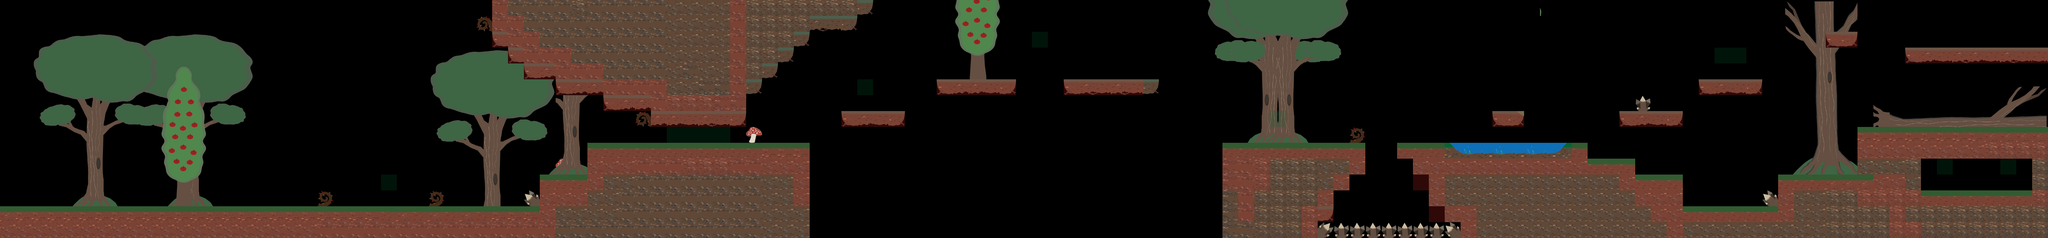

This game map was drawn from its Tiled (.tmx) file and the tilesets committed beside it. A one-line description and the trimmed map source follow:
An orthogonal 129x15 tile map with 72x72 px tiles, 3 tile layers (Background_layer, Foreground_layer, Meta_layer), 2 tilesets.

<map version="1.0" orientation="orthogonal" renderorder="right-down" width="129" height="15" tilewidth="72" tileheight="72" nextobjectid="1">
 <tileset firstgid="1" name="Tileset" tilewidth="72" tileheight="72">
  <image source="Spritesheet03.png" width="512" height="512" />
  <tile id="18">
   <properties>
    <property name="Collectible" value="true" />
   </properties>
  </tile>
  <tile id="19">
   <properties>
    <property name="Collision" value="true" />
   </properties>
  </tile>
  <tile id="21">
   <properties>
    <property name="Hazard" value="true" />
   </properties>
  </tile>
  <tile id="23">
   <properties>
    <property name="Thorn" value="true" />
   </properties>
  </tile>
  <tile id="24">
   <properties>
    <property name="ThornUp" value="true" />
   </properties>
  </tile>
  <tile id="25">
   <properties>
    <property name="ThornUp2" value="true" />
   </properties>
  </tile>
  <tile id="27">
   <properties>
    <property name="PflockEcke" value="true" />
   </properties>
  </tile>
  <tile id="28">
   <properties>
    <property name="Pflock" value="true" />
   </properties>
  </tile>
 </tileset>
 <tileset firstgid="50" name="trees" tilewidth="72" tileheight="72">
  <image source="trees.png" width="1331" height="801" />
 </tileset>
 <layer name="Background_layer" width="129" height="15">
  <data>[1935 cells, 743 non-empty, 111 distinct tile ids]</data>
 </layer>
 <layer name="Foreground_layer" width="129" height="15">
  <data>[1935 cells, 394 non-empty, 171 distinct tile ids]</data>
 </layer>
 <layer name="Meta_layer" width="129" height="15" opacity="0.5">
  <data>[1935 cells, 310 non-empty, 2 distinct tile ids]</data>
 </layer>
</map>
